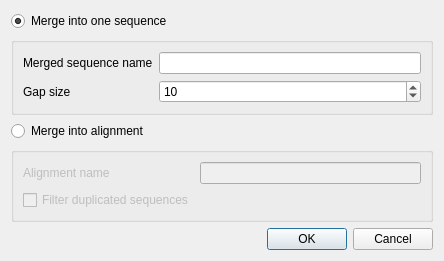
<?xml version="1.0" encoding="UTF-8"?>
<ui version="4.0">
 <class>SequeceActionDialog</class>
 <widget class="QDialog" name="SequeceActionDialog">
  <property name="geometry">
   <rect>
    <x>0</x>
    <y>0</y>
    <width>444</width>
    <height>241</height>
   </rect>
  </property>
  <property name="sizePolicy">
   <sizepolicy hsizetype="Preferred" vsizetype="Preferred">
    <horstretch>0</horstretch>
    <verstretch>0</verstretch>
   </sizepolicy>
  </property>
  <property name="minimumSize">
   <size>
    <width>0</width>
    <height>0</height>
   </size>
  </property>
  <property name="maximumSize">
   <size>
    <width>16777215</width>
    <height>16777215</height>
   </size>
  </property>
  <property name="windowTitle">
   <string>New Sequence Action</string>
  </property>
  <layout class="QVBoxLayout" name="verticalLayout_3">
   <item>
    <layout class="QVBoxLayout" name="verticalLayout">
     <item>
      <widget class="QRadioButton" name="mergeSeqButton">
       <property name="text">
        <string>Merge into one sequence</string>
       </property>
       <property name="checked">
        <bool>true</bool>
       </property>
      </widget>
     </item>
     <item>
      <widget class="QGroupBox" name="groupBox">
       <property name="title">
        <string/>
       </property>
       <property name="flat">
        <bool>false</bool>
       </property>
       <layout class="QGridLayout" name="gridLayout">
        <item row="0" column="0">
         <widget class="QLabel" name="label">
          <property name="text">
           <string>Merged sequence name</string>
          </property>
         </widget>
        </item>
        <item row="0" column="1">
         <widget class="QLineEdit" name="seqNameEdit"/>
        </item>
        <item row="1" column="0">
         <widget class="QLabel" name="label_2">
          <property name="text">
           <string>Gap size</string>
          </property>
         </widget>
        </item>
        <item row="1" column="1">
         <widget class="QSpinBox" name="gapSpinBox">
          <property name="minimum">
           <number>0</number>
          </property>
          <property name="maximum">
           <number>1000000</number>
          </property>
          <property name="value">
           <number>10</number>
          </property>
         </widget>
        </item>
       </layout>
      </widget>
     </item>
    </layout>
   </item>
   <item>
    <layout class="QVBoxLayout" name="verticalLayout_2">
     <item>
      <widget class="QRadioButton" name="intoMsaButton">
       <property name="text">
        <string>Merge into alignment</string>
       </property>
      </widget>
     </item>
     <item>
      <widget class="QGroupBox" name="groupBox_2">
       <property name="enabled">
        <bool>false</bool>
       </property>
       <property name="title">
        <string/>
       </property>
       <layout class="QGridLayout" name="gridLayout_2">
        <item row="0" column="0">
         <widget class="QLabel" name="label_3">
          <property name="text">
           <string>Alignment name</string>
          </property>
         </widget>
        </item>
        <item row="0" column="1">
         <widget class="QLineEdit" name="msaNameEdit"/>
        </item>
        <item row="1" column="0">
         <widget class="QCheckBox" name="filterBox">
          <property name="text">
           <string>Filter duplicated sequences</string>
          </property>
         </widget>
        </item>
       </layout>
      </widget>
     </item>
    </layout>
   </item>
   <item>
    <widget class="QDialogButtonBox" name="buttonBox">
     <property name="orientation">
      <enum>Qt::Horizontal</enum>
     </property>
     <property name="standardButtons">
      <set>QDialogButtonBox::Cancel|QDialogButtonBox::Ok</set>
     </property>
    </widget>
   </item>
  </layout>
 </widget>
 <resources/>
 <connections>
  <connection>
   <sender>buttonBox</sender>
   <signal>accepted()</signal>
   <receiver>SequeceActionDialog</receiver>
   <slot>accept()</slot>
   <hints>
    <hint type="sourcelabel">
     <x>248</x>
     <y>254</y>
    </hint>
    <hint type="destinationlabel">
     <x>157</x>
     <y>274</y>
    </hint>
   </hints>
  </connection>
  <connection>
   <sender>buttonBox</sender>
   <signal>rejected()</signal>
   <receiver>SequeceActionDialog</receiver>
   <slot>reject()</slot>
   <hints>
    <hint type="sourcelabel">
     <x>316</x>
     <y>260</y>
    </hint>
    <hint type="destinationlabel">
     <x>286</x>
     <y>274</y>
    </hint>
   </hints>
  </connection>
  <connection>
   <sender>mergeSeqButton</sender>
   <signal>toggled(bool)</signal>
   <receiver>groupBox</receiver>
   <slot>setEnabled(bool)</slot>
   <hints>
    <hint type="sourcelabel">
     <x>61</x>
     <y>33</y>
    </hint>
    <hint type="destinationlabel">
     <x>63</x>
     <y>72</y>
    </hint>
   </hints>
  </connection>
  <connection>
   <sender>intoMsaButton</sender>
   <signal>toggled(bool)</signal>
   <receiver>groupBox_2</receiver>
   <slot>setEnabled(bool)</slot>
   <hints>
    <hint type="sourcelabel">
     <x>201</x>
     <y>54</y>
    </hint>
    <hint type="destinationlabel">
     <x>207</x>
     <y>109</y>
    </hint>
   </hints>
  </connection>
 </connections>
</ui>
